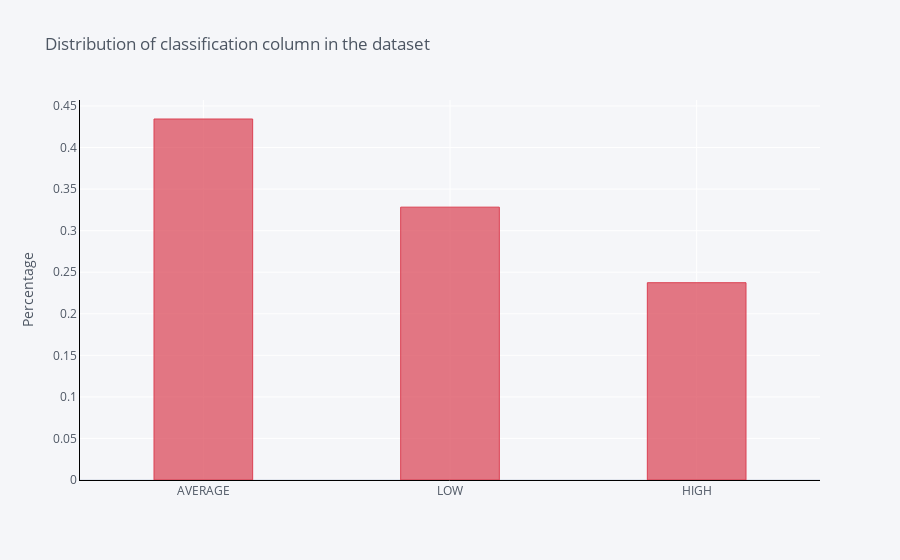

The code cell stored with this chart in its notebook:
### Code cell
df['Extraversion_Classification'].value_counts(normalize=True).iplot(kind='bar',yTitle='Percentage', linecolor='black',opacity=0.7,color='red',theme='pearl',bargap=0.6,gridcolor='white',title='Distribution of classification column in the dataset')

### Figure 1 — Plotly figure (JSON) as saved in the notebook; plotly's stock layout.template omitted (floating-point values rounded to 4 significant figures)
{"data": [{"marker": {"color": "rgba(219, 64, 82, 0.7)", "line": {"color": "rgba(219, 64, 82, 1.0)", "width": 1}}, "name": "Extraversion_Classification", "orientation": "v", "text": "", "type": "bar", "x": ["AVERAGE", "LOW", "HIGH"], "y": [0.4343, 0.3283, 0.2374]}], "layout": {"bargap": 0.6, "legend": {"bgcolor": "#F5F6F9", "font": {"color": "#4D5663"}}, "paper_bgcolor": "#F5F6F9", "plot_bgcolor": "#F5F6F9", "title": {"font": {"color": "#4D5663"}, "text": "Distribution of classification column in the dataset"}, "xaxis": {"gridcolor": "white", "linecolor": "black", "showgrid": true, "tickfont": {"color": "#4D5663"}, "title": {"font": {"color": "#4D5663"}, "text": ""}, "zerolinecolor": "#E1E5ED"}, "yaxis": {"gridcolor": "white", "linecolor": "black", "showgrid": true, "tickfont": {"color": "#4D5663"}, "title": {"font": {"color": "#4D5663"}, "text": "Percentage"}, "zerolinecolor": "#E1E5ED"}}}
